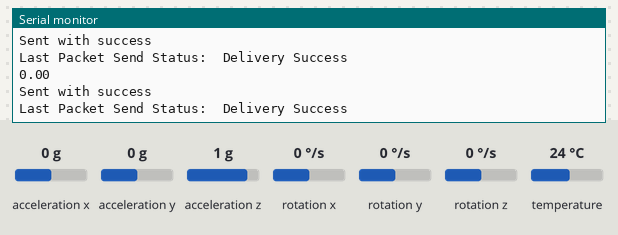
The sketch below on a simulated ESP32. Shown: the last lines printed to the serial monitor. Inputs (shaded band) come from the test bench; at power-on: acceleration x 0 g, acceleration y 0 g, acceleration z 1 g, rotation x 0 °/s, rotation y 0 °/s, rotation z 0 °/s, temperature 24 °C.

Above: at 1.2 s.
1.3 s: acceleration x set to -1.4 g
At 1.34 s:
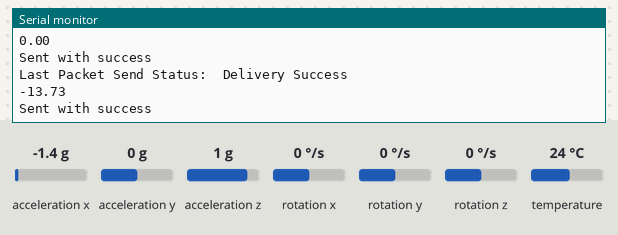
2.8 s: acceleration x set to -0.8 g
At 2.88 s:
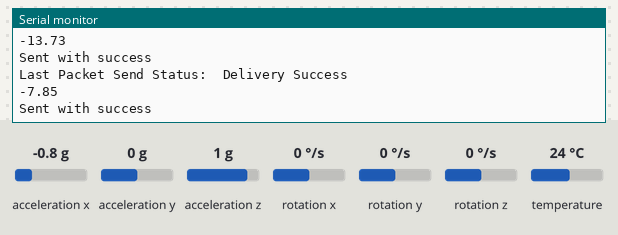
Timing chart, 0 to 5.8 s (numbered marks = the images above; inputs shaded):
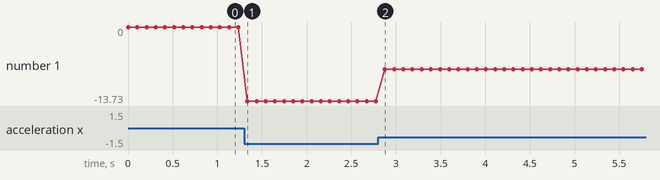

Measured:
- after the input at 1.3 s, the serial monitor: prints a new line at once (image 1)
- after the input at 2.8 s, the serial monitor: prints a new line after 0.08 s (image 2)
- plotted number 1: 0 → -13.73 after the input at 1.3 s, -13.73 → -7.85 after the input at 2.8 s

The sketch:

master.ino
```cpp
#include <Adafruit_MPU6050.h>
#include <Adafruit_SSD1306.h>
#include <Adafruit_Sensor.h>

#include <WiFi.h>
#include <esp_now.h>

Adafruit_MPU6050 mpu;

uint8_t broadcastAddress[] = {0x10, 0x97, 0xBD, 0xD4, 0x74, 0x50};
esp_now_peer_info_t peerInfo;
String success;

float outgoing_x;
float outgoing_y;

typedef struct struct_message {
    float x;
    float y;
} struct_message;

struct_message message;

void OnDataSent(const uint8_t *mac_addr, esp_now_send_status_t status) {
  Serial.print("\r\nLast Packet Send Status:\t");
  Serial.println(status == ESP_NOW_SEND_SUCCESS ? "Delivery Success" : "Delivery Fail");
  if (status == 0) {
    success = "Delivery Success :)";
  }
  else {
    success = "Delivery Fail :(";
  }
}

void setup() {
  Serial.begin(115200);

  if (!mpu.begin()) {
    Serial.println("Sensor init failed");
    while (1)
      yield();
  }
  Serial.println("Found a MPU-6050 sensor");

  WiFi.mode(WIFI_STA);


  // Init ESP_NOW
  if (esp_now_init() != ESP_OK) {
    Serial.println("Error initializing ESP-NOW");
    return;
  }

  /* Once ESP-NOW is successfully init, we will register for send cb to
     get the status of transmittet packets.
  */
  esp_now_register_send_cb(OnDataSent);

  memcpy(peerInfo.peer_addr, broadcastAddress, 6);
  peerInfo.channel = 0;
  peerInfo.encrypt = false;

  // Add peer
  if (esp_now_add_peer(&peerInfo) != ESP_OK) {
    Serial.println("Failed to add peer");
    return;
    }
  }

void loop() {

  sensors_event_t a, g, temp;
  mpu.getEvent(&a, &g, &temp);

  message.x = a.acceleration.x;
  message.y = a.acceleration.y;

  Serial.println(a.acceleration.x);
  esp_err_t result = esp_now_send(broadcastAddress, (uint8_t *) &message, sizeof(message));

  if (result == ESP_OK) {
    Serial.println("Sent with success");
  }
  else {
    Serial.println("Error sending the data");
  }
  delay(100);
}
```
